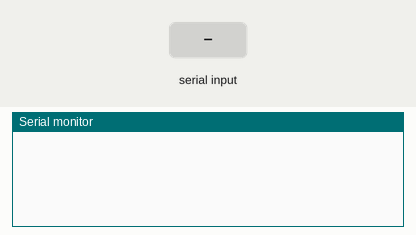
A sketch run on a simulated Arduino Uno, built with avr-gcc and run on an emulated ATmega328P. Parts: the last lines printed to the serial monitor. The test bench sets the inputs (shaded band).

Above: at 1.2 s.
1.3 s: "who\n" received over Serial
At 1.9 s:
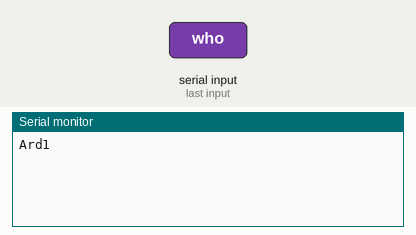
2.8 s: "StartFeeding\n" received over Serial
At 4.1 s:
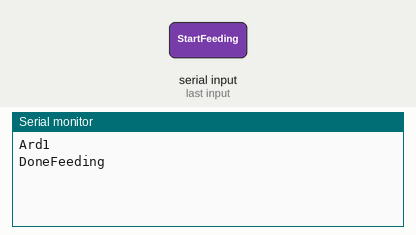
4.4 s: "Red\n" received over Serial
At 5.6 s:
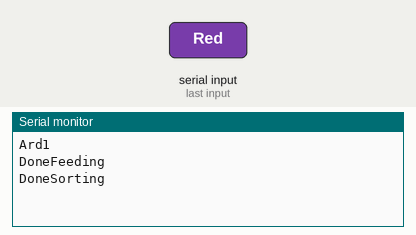

Measured:
- after the input at 1.3 s, the serial monitor: prints a new line at once (image 1)
- after the input at 2.8 s, the serial monitor: prints a new line after 0.10 s (image 2)
- after the input at 4.4 s, the serial monitor: prints a new line after 0.10 s (image 3)

The sketch:

serial_ard1.ino
```cpp
void setup() {
  Serial.begin(115200);
}

void loop() {
  while(Serial.available())
  {
    //String x = "hi pi!";

    String input = Serial.readStringUntil('\n');

    if (input == "who")
    {
      Serial.println("Ard1");
    }
    else if (input == "StartFeeding")
    {
      delay(100);

      Serial.println("DoneFeeding");
    }
    else if (input == "Red")
    {
      delay(100);

      Serial.println("DoneSorting");
    }
    else if (input == "Green")
    {
      delay(100);

      Serial.println("DoneSorting");
    }
    else if (input == "Yellow")
    {
      delay(100);

      Serial.println("DoneSorting");
    }
    else if (input == "Blue")
    {
      delay(100);

      Serial.println("DoneSorting");
    }
  }
}
```
